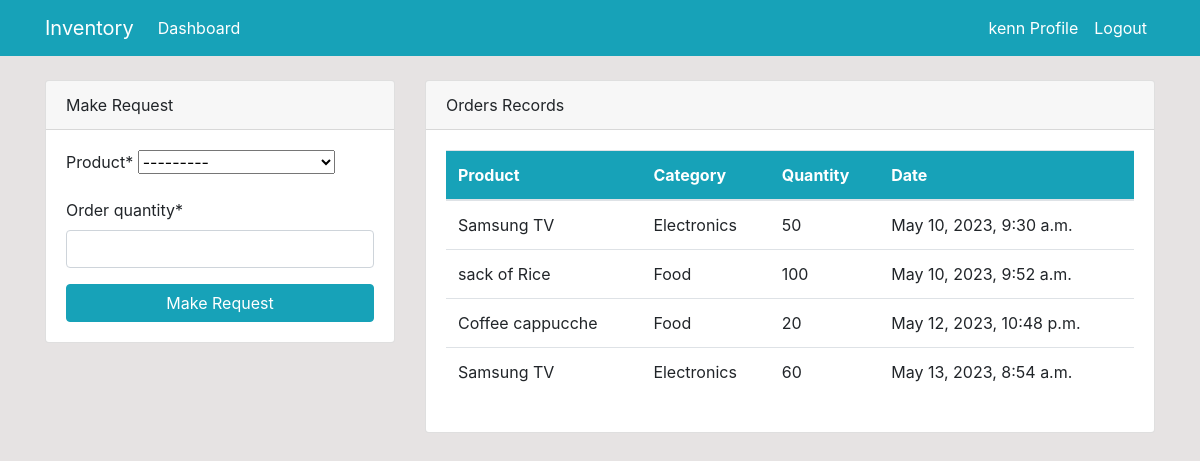
Before: /dashboard/ (signed in) with the older database file.
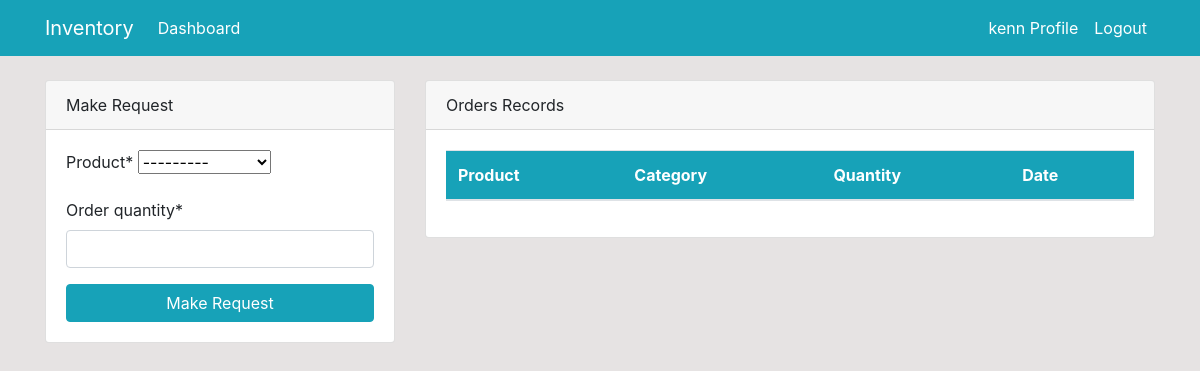
After: the same page with the newer database file.
### dashboard/models.py (models this page shows, shortened)
class Order(models.Model):
    product = models.ForeignKey(Product, on_delete=models.CASCADE, null=True)
    staff = models.ForeignKey(User, models.CASCADE, null=True)
    order_quantity = models.PositiveIntegerField(null=True)
    date = models.DateTimeField(auto_now_add=True)
    class Meta:
        verbose_name_plural = 'Order'

class Product(models.Model):
    name = models.CharField(max_length=100, null=True)
    category = models.CharField(max_length=20, choices=CATEGORY, null=True)
    quantity = models.PositiveIntegerField(null=True)
    class Meta:
        verbose_name_plural = 'Product'
    def __str__(self):
        return f'{self.name} {self.quantity}'

### dashboard/views.py (the view)
# urls.py: path('dashboard/', views.index, name='dashboard-index'),
@login_required(login_url='user-login')
def index(request):
    orders = Order.objects.all()
    products = Product.objects.all()
    orders_count = orders.count()
    product_count = products.count()
    workers_count = User.objects.all().count()
    if request.method == 'POST':
        form = OrderForm(request.POST)
        if form.is_valid():
            instance = form.save(commit = False)
            instance.staff = request.user
            instance.save()
        return redirect('dashboard-index')
    else:
        form =  OrderForm()
    context = {
        "orders": orders,
        'form':form,
        'products': products,
        'product_count': product_count,
        'orders_count': orders_count,
        'workers_count': workers_count,
    }
    return render(request, 'dashboard/index.html', context)

### dashboard/forms.py
class OrderForm(forms.ModelForm):
    class Meta:
        model = Order
        fields = ['product', 'order_quantity']

### templates/dashboard/index.html (shortened to what the changed rows need)
{% extends 'partials/base.html' %}
{% block content %}
{% if user.is_authenticated  and user.is_staff and user.is_superuser %}
{% include 'partials/topnav.html' %}
    <div class="container">
        <div class="row my-5">
            <div class="col-md-6">
                <div class="bg-white">
                    <canvas id="myChart1" width="400" height="300"></canvas>
                    <script>
                        var ctx = document.getElementById('myChart1').getContext('2d');
                        var myChart1 = new Chart(ctx, {
                            type: 'pie',
                            data: {
                                labels: ['Red', 'Blue', 'Yellow', 'Green', 'Purple', 'Orange'],
                                datasets: [{
                                    label: 'Products',
                                    data: [12, 19, 3, 5, 2, 3],
                                    backgroundColor: [
                                        'rgba(255, 99, 132, 1)',
                                        'rgba(54, 162, 235, 1)',
                                        'rgba(255, 206, 86, 1)',
                                        'rgba(75, 192, 192, 1)',
                                        'rgba(153, 102, 255, 1)',
                                        'rgba(255, 159, 64, 1)'
                                    ],
                                    borderColor: [
                                        'rgba(255, 99, 132, 1)',
                                        'rgba(54, 162, 235, 1)',
                                        'rgba(255, 206, 86, 1)',
                                        'rgba(75, 192, 192, 1)',
                                        'rgba(153, 102, 255, 1)',
                                        'rgba(255, 159, 64, 1)'
                                    ],
                                    borderWidth: 1
                                }]
                            },
                            options: {
                                scales: {
                                    yAxes: [{
                                        ticks: {
                                            beginAtZero: true
                                        }
                                    }]
                                }
                            }
                        });
                    </script>
                </div>
            </div>
            <div class="col-md-6">
                <div class="bg-white">
                    <canvas id="myChart" width="400" height="300"></canvas>
                    <script>
                        var ctx = document.getElementById('myChart').getContext('2d');
                        var myChart = new Chart(ctx, {
                            type: 'bar',
                            data: {
                                labels: ['Red', 'Blue', 'Yellow', 'Green', 'Purple', 'Orange'],
                                datasets: [{
                                    label: 'Products',
                                    data: [12, 19, 3, 5, 2, 3],
                                    backgroundColor: [
                                        'rgba(255, 99, 132, 1)',
                                        'rgba(54, 162, 235, 1)',
                                        'rgba(255, 206, 86, 1)',
                                        'rgba(75, 192, 192, 1)',
                                        'rgba(153, 102, 255, 1)',
                                        'rgba(255, 159, 64, 1)'
                                    ],
                                    borderColor: [
                                        'rgba(255, 99, 132, 1)',
                                        'rgba(54, 162, 235, 1)',
                                        'rgba(255, 206, 86, 1)',
                                        'rgba(75, 192, 192, 1)',
                                        'rgba(153, 102, 255, 1)',
                                        'rgba(255, 159, 64, 1)'
                                    ],
                                    borderWidth: 1
                                }]
                            },
                            options: {
                                scales: {
                                    yAxes: [{
                                        ticks: {
                                            beginAtZero: true
                                        }
                                    }]
                                }
                            }
                        });
                    </script>
                </div>
            </div>
        </div>
    </div>
    {% else %}
    {% include 'dashboard/staff_index.html' %}
    {% endif %}
{% endblock %}

### templates/dashboard/staff_index.html (shortened to what this page needs)
{% load crispy_forms_tags %}
<div class="container">
        <div class="row mt-4">
            <div class="col-md-4">
                <div class="card">
                    <div class="card-header">
                        Make Request
                    </div>
                    <div class="card-body">
                        <form method="POST">
                            {{ form|crispy }}
                            <input class="btn btn-info btn-block" type="submit" value="Make Request">
                        </form>
                    </div>
                </div>
            </div>
            <div class="col-md-8">
                <div class="card">
                    <div class="card-header">
                        Orders Records
                    </div>
                    <div class="card-body">
                        <table class="table bg-white">
                            <thead class="bg-info text-white">
                                <tr>
                                    <th scope="col">Product</th>
                                    <th scope="col">Category</th>
                                    <th scope="col">Quantity</th>
                                    <th scope="col">Date</th>
                                </tr>
                            </thead>
                            {% for order in orders %}
                             {% if order.staff == user %}
                                <tr>
                                    <td>{{ order.product.name}}</td>
                                    <td>{{ order.product.category }}</td>
                                    <td>{{ order.order_quantity }}</td>
                                    <td>{{ order.date  }}</td>
                                </tr>
                                 {% endif %}
                                {% endfor %}
                        </table>
                    </div>
                </div>
            </div>
        </div>
</div>

Changed rows visible on the page:
removed Order: product.name "Samsung TV", product.category "Electronics", order_quantity "50", date "May 10, 2023, 9:30 a.m."
removed Order: product.name "sack of Rice", product.category "Food", order_quantity "100", date "May 10, 2023, 9:52 a.m."
removed Order: product.name "Coffee cappucche", product.category "Food", order_quantity "20", date "May 12, 2023, 10:48 p.m."
removed Order: product.name "Samsung TV", product.category "Electronics", order_quantity "60", date "May 13, 2023, 8:54 a.m."
